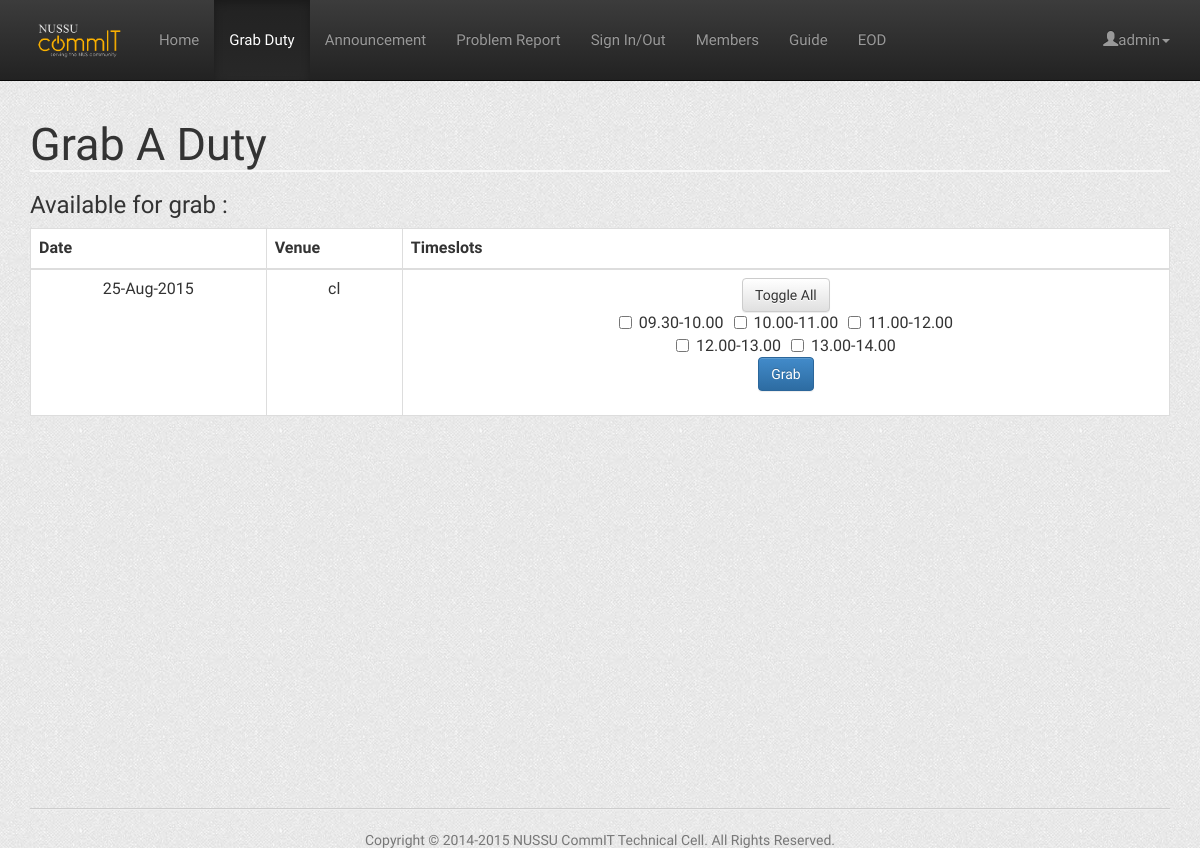
The page /grablist.php (signed in) on the database its author committed.
### tables this page shows
CREATE TABLE IF NOT EXISTS `released_duty` (
  `id` int(11) NOT NULL,
  `supervisor_id` int(11) NOT NULL COMMENT 'Releaser''s id',
  `schedule_id` int(11) NOT NULL COMMENT 'ID from duty_schedule table',
  `date` int(11) NOT NULL,
  `month` int(30) NOT NULL,
  `year` int(30) NOT NULL,
  `venue` varchar(5) NOT NULL COMMENT 'cl or yih',
  `release_time` timestamp NOT NULL DEFAULT CURRENT_TIMESTAMP ON UPDATE CURRENT_TIMESTAMP
);

CREATE TABLE IF NOT EXISTS `duty_schedule` (
  `id` int(11) NOT NULL,
  `day` varchar(30) NOT NULL,
  `time` varchar(30) NOT NULL,
  `supervisor_cl` int(11) DEFAULT '-1',
  `supervisor_yih` int(11) DEFAULT '-1',
  `row_id` int(11) NOT NULL
);

### Utils/Connection.php (called while the page is built, shortened)
<?php
function connect(){
	$conn = new PDO('mysql:host='.DB_SERVER.';dbname='.DB_NAME.';charset=utf8', DB_USER, DB_PASS,
		array(PDO::MYSQL_ATTR_FOUND_ROWS => true));
    $conn->setAttribute(PDO::ATTR_ERRMODE, PDO::ERRMODE_EXCEPTION);
    return $conn;
}
?>

### Controller/DutyController.php (called while the page is built, shortened)
<?php
require_once(dirname(__FILE__).'/../Utils/Connection.php');
require_once(dirname(__FILE__).'/../Model/Date.php');
require_once(dirname(__FILE__).'/../Utils/DBoperation.php');
class DutyController {
    private static $instance;
    private $dutySchedule;
    private $dropList;
    private function __construct() {
        $this->dutySchedule = new DBOperation("duty_schedule");
        $this->dropList = new DBoperation("released_duty");
    }
    public static function getInstance() {
    	if (!self::$instance) {
            self::$instance = new self();
        }
        return self::$instance;
    }
    public function getTimeDuty($dutySessionID) {
        $queryCondition = array('id' => $dutySessionID);
        return $this->dutySchedule->get($queryCondition)[0]['time'];
    }
    public function getAvailableDuties($date, $month, $year, $venue) {
        if ($date == null) {
            return $this->dropList->getQuery("SELECT DISTINCT date,month,year,venue FROM released_duty ORDER BY year ASC, month ASC, date ASC");
        } else {
            $queryCondition = array('date' => $date,
                                    'month' => $month,
                                    'year' => $year,
                                    'venue' => $venue);
            return $this->dropList->get($queryCondition,"schedule_id ASC");
        }
    }
}
?>

### Utils/DBhandler.php (called while the page is built, shortened)
<?php
Class DBHandler
{
    private $con;
    public function DBHandler()
    {
        $this->con = mysqli_connect(DB_SERVER,DB_USER,DB_PASS,DB_NAME);
    }
    public function getQuery($query)
    {
        $result = mysqli_query($this->con,$query);
        $data = array();
        $i = 0;
        while ($data[$i++] = mysqli_fetch_array($result));
        unset($data[count($data)-1]);
        return $data;
    }
};
?>

### Utils/DBoperation.php (called while the page is built, shortened)
<?php
require_once(dirname(__FILE__).'/DBhandler.php');
	Class DBOperation
	{
		private $tableName;
		private static $dbHandler;
		public function DBOperation($tableName)
		{
			$this->tableName = $tableName;
			self::$dbHandler = new DBHandler();
		}
                private function commandiseCondition($condition)
                {
                    $conditionCommand = "";
                    foreach ($condition as $key => $value)
                    {
                        if ($conditionCommand != "")
                        {
                            $conditionCommand = $conditionCommand." AND ";
                        }
                        $conditionCommand = $conditionCommand.$key." = \"".$value."\"";
                    }
                    return $conditionCommand;
                }
                public function get($conditions,$sortBy = "")
		{
                    $conditionCommand = $this->commandiseCondition($conditions);
                    $query = "SELECT * FROM ".$this->tableName;
                    if ($conditionCommand != "")
                    {
                        $query = $query." WHERE ".$conditionCommand;
                    }
                    if ($sortBy != "")
                    {
                        $query = $query." ORDER BY ".$sortBy;
                    }
                    return self::$dbHandler->getQuery($query);
		}
                public function getQuery($query)
                {
                        return self::$dbHandler->getQuery($query);
                }
	};
?>

### Model/Date.php (called while the page is built, shortened)
<?php
class Date {
    private $date = "";
    private $month = "";
    private $year = "";
    public function __construct($date, $month, $year) {
    	$this->date = $date;
    	$this->month = $month;
    	$this->year = $year;
    }
    public function printToString() {
        $monthName = ["Jan","Feb","Mar","Apr","May","Jun","Jul","Aug","Sep","Oct","Nov","Dec"];
        $string = $this->date."-".$monthName[$this->month-1]."-".$this->year;
        return $string;
    }
}
?>

### grablist.php (the view, shortened to what this page needs)
<?php include_once(dirname(__FILE__).'/Model/Date.php');?>
<?php include_once(dirname(__FILE__).'/Controller/DutyController.php');?>
<?php
    $dutyController = DutyController::getInstance();
    $availableDuties = $dutyController->getAvailableDuties(null,null,null,null);
?>
<html>
	<head>
            <link href="includes/css/bootstrap.min.css" rel="stylesheet">
            <link href="includes/css/bootstrap-theme.min.css" rel="stylesheet">
            <link href="includes/css/style.css" rel="stylesheet">
	</head>
    <body>
        <?php include(dirname(__FILE__).'/includes/header.php');?>
		<div class="container">
        <h1>Grab A Duty</h1>
        <?php
        if (count($availableDuties) > 0) {
        ?>
			<h3>Available for grab :</h3>
                <table class="table  table-hover table-bordered">
                    <thead>
                        <tr>
                            <th>Date</th>
                            <th>Venue</th>
                            <th>Timeslots</th>
                        </tr>
                    </thead>
                <?php
                for ($i = 0; $i < count($availableDuties); ++$i) {
                    $date = $availableDuties[$i]["date"];
                    $month = $availableDuties[$i]["month"];
                    $year = $availableDuties[$i]["year"];
                    $venue = $availableDuties[$i]["venue"];
                    echo "<tr>";
                    echo "<td>".(new Date($date,$month,$year))->printToString()."</td>";
                    echo "<td>".$venue."</td>";
                    echo "<td>"; ?>
                    <?php
                    $scheduleID = $dutyController->getAvailableDuties($date,$month,$year,$venue);
                    echo "<button onclick=Click(".$i.",".count($scheduleID).") class='btn btn-default'> Toggle All</button><br />";
                    ?>
                    <form action='grablist.php' method='post'>
                        <?php
                        $indexID = 0;
                        for ($j = 0; $j < count($scheduleID); ++$j) {
                            echo "<div class='checkbox-inline'>"; ?>
                            <input id='<?php echo "button$i-$j";?>' type="checkbox" name="<?php echo $scheduleID[$j]["schedule_id"];?>"> <?php
                            echo $dutyController->getTimeDuty($scheduleID[$j]["schedule_id"]);
                            echo "</div>";
                            if (++$indexID % 3 == 0 || $j == count($scheduleID) - 1) {
                                echo "<br />";
                            }
                        }
                        echo "<button type='submit' name='submit' class='btn btn-primary'>Grab</button>";
                    echo "</form>";
                    echo "</td>";
                    echo "</tr>";
                }
                ?>
                </table>
        <?php
        } else { ?>
            <div class="col-md-10">
            No timeslot to grab
            </div> <?php
        }
        ?>
		</div>
        <?php include(dirname(__FILE__).'/includes/footer.php');?>
	</body>
</html>

### includes/css/style.css (style rules this page uses)
html { position: relative; min-height: 100%; }
body { margin-bottom: 60px; background: url(../img/bg.png); }
.table { background-color: white; }
td { text-align: center; }
h1, h2 { font-family: 'Roboto Condensed', sans-serif; font-size:45px; font-weight:400; color:#333333; }
h1 { border-bottom: 2px solid #f8f8f8; }
.table > thead > tr > th, .table > tbody > tr > th, .table > tfoot > tr > th, .table > thead > tr > td, .table > tbody > tr > td, .table > tfoot > tr > td { padding: 8px; line-height: 1.42857143; vertical-align: top; border-top: 1px solid gray; }

### rows shown on the page
released_duty: schedule.time "09.30-10.00"
released_duty: schedule.time "10.00-11.00"
released_duty: schedule.time "11.00-12.00"
released_duty: schedule.time "12.00-13.00"
released_duty: schedule.time "13.00-14.00"

### other values the page prints
$_SESSION['user_name'] "admin"
$venue "cl"
